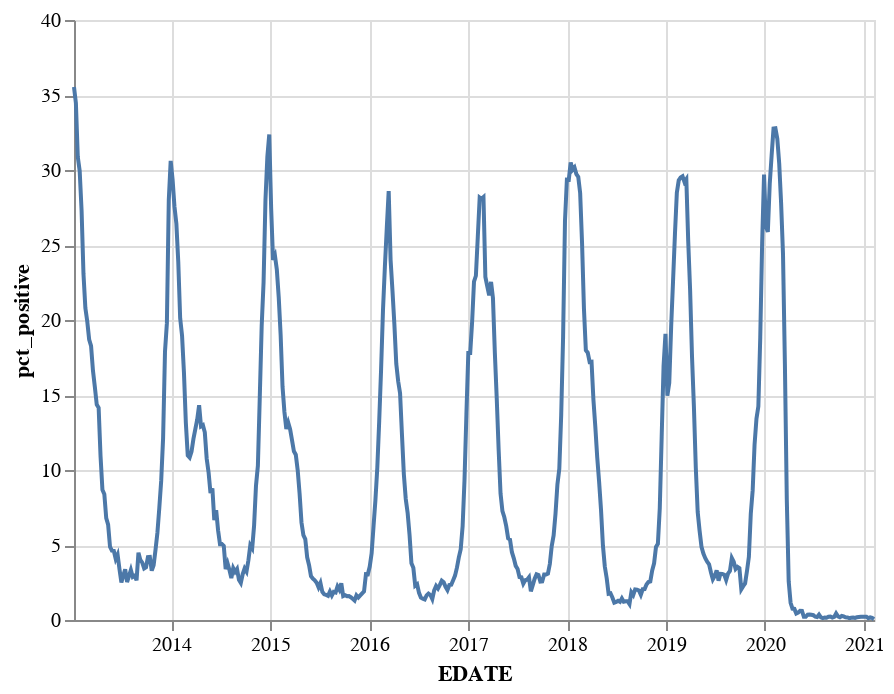

Notebook source saved alongside this figure:
### Markdown cell above
# Charts based on pct_positive
> pct_positive = (flu_data["ALL_INF"]/flu_data["SPEC_PROCESSED_NB"])*100

### Code cell
#Based on pct_positive
make_realization(flu_data, 'EDATE:T', 'pct_positive')

### Figure 1 — Vega-Lite specification as saved in the notebook (floating-point values rounded to 4 significant figures; data arrays with more than 128 entries replaced by an {"elided": "..."} marker saying what was removed)
{"config": {"view": {"continuousWidth": 400, "continuousHeight": 300}}, "data": {"name": "data-16a31838f2e995fa1ae9cf5c7b95788b"}, "mark": "line", "encoding": {"x": {"type": "temporal", "field": "EDATE"}, "y": {"type": "quantitative", "field": "pct_positive"}}, "$schema": "https://vega.github.io/schema/vega-lite/v4.8.1.json", "datasets": {"data-16a31838f2e995fa1ae9cf5c7b95788b": {"elided": "423 records"}}}
